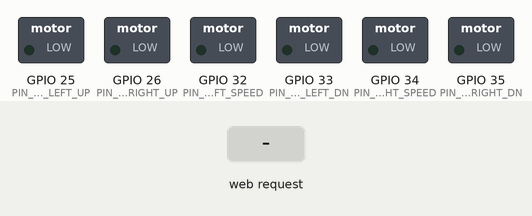
Recording of a program running on a simulated ESP32. Parts: switched loads named in the program (green lamp = pin HIGH). Inputs (shaded band) come from the test bench. WiFi joins after 1.5 s; servers stay silent unless stated; what the program prints to the serial monitor is not drawn.

Above: at 2.7 s.
2.8 s: HTTP request GET /R received
At 3.2 s:
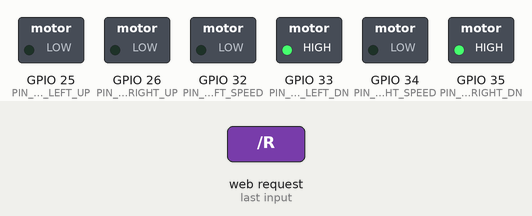
5.3 s: HTTP request GET /A received
At 6.1 s:
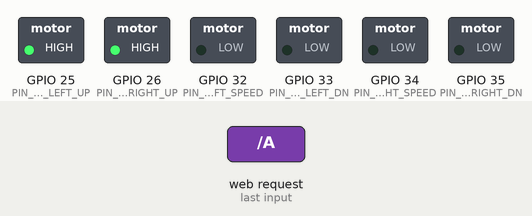
7.8 s: HTTP request GET /G received
At 8.2 s:
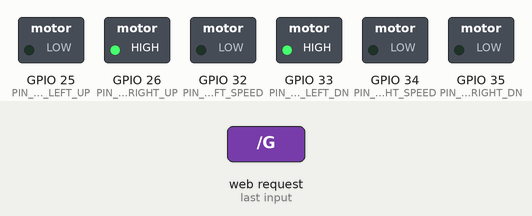
10.3 s: HTTP request GET /D received
At 11.1 s:
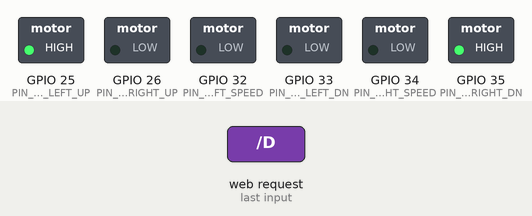
Timing chart, 0 to 13.3 s (numbered marks = the images above; inputs shaded):
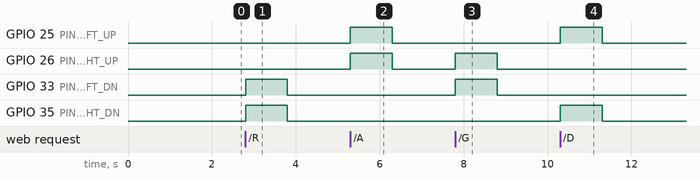

The program:

main.cpp
```cpp
/*
 WiFi Web Server LED Blink

 A simple web server that lets you blink an LED via the web.
 This sketch will print the IP address of your WiFi Shield (once connected)
 to the Serial monitor. From there, you can open that address in a web browser
 to turn on and off the LED on pin 5.

 If the IP address of your shield is yourAddress:
 http://yourAddress/H turns the LED on
 http://yourAddress/L turns it off

 This example is written for a network using WPA encryption. For
 WEP or WPA, change the Wifi.begin() call accordingly.

 Circuit:
 * WiFi shield attached
 * LED attached to pin 5

 created for arduino 25 Nov 2012
 by Tom Igoe

ported for sparkfun esp32


 */
#include <Arduino.h>
#include <WiFi.h>

const char* ssid     = "PEPINIERE";
const char* password = "jw3qv429";

WiFiServer server(80);

#define PIN_MOTOR_RIGHT_UP 26//12**********************************
#define PIN_MOTOR_RIGHT_DN 35 //4
#define PIN_MOTOR_RIGHT_SPEED 34//3

/* left motor control pins */
#define PIN_MOTOR_LEFT_UP 25 //5
#define PIN_MOTOR_LEFT_DN 33//7
#define PIN_MOTOR_LEFT_SPEED 32//6*

unsigned char RightMotor[3] = {PIN_MOTOR_RIGHT_UP, PIN_MOTOR_RIGHT_DN, PIN_MOTOR_RIGHT_SPEED};
unsigned char LeftMotor[3] = {PIN_MOTOR_LEFT_UP, PIN_MOTOR_LEFT_DN, PIN_MOTOR_LEFT_SPEED};

void analogWrite(uint8_t channel, uint32_t value, uint32_t valueMax = 255) {

  // calculate duty, 8191 from 2 ^ 13 - 1
  uint32_t duty = (8191 / valueMax) * std::min(value, valueMax);

  // write duty to LEDC
  ledcWrite(channel, duty);
}

void Wheel (unsigned char * motor, int v)
{
  uint8_t i;
  if (v>100) v=100;
  if (v<-100) v=-100;
  if (v>0) {
    digitalWrite(motor[0], HIGH);
    digitalWrite(motor[1], LOW);
    for (i=1; i<=v; i++) {
      analogWrite(motor[2], i*2.55);
    }

  } else if (v<0) {
    digitalWrite(motor[0], LOW);
    digitalWrite(motor[1], HIGH);
    for (i=1; i<=v; i++) {
      analogWrite(motor[2], (-i)*2.55);
    }

  } else {
    digitalWrite(motor[0], LOW);
    digitalWrite(motor[1], LOW);
    analogWrite(motor[2], 0);
  }
}


void setup()
{
  pinMode (PIN_MOTOR_RIGHT_UP, OUTPUT);
  pinMode (PIN_MOTOR_RIGHT_DN, OUTPUT);
  pinMode (PIN_MOTOR_RIGHT_SPEED, OUTPUT);
  pinMode (PIN_MOTOR_LEFT_UP, OUTPUT);
  pinMode (PIN_MOTOR_LEFT_DN, OUTPUT);
  pinMode (PIN_MOTOR_LEFT_SPEED, OUTPUT);

    Serial.begin(115200);

    // We start by connecting to a WiFi network

    Serial.println();
    Serial.println();
    Serial.print("Connecting to ");
    Serial.println(ssid);

    WiFi.begin(ssid, password);

    while (WiFi.status() != WL_CONNECTED) {
        delay(500);
        Serial.print(".");
    }

    Serial.println("");
    Serial.println("WiFi connected.");
    Serial.println("IP address: ");
    Serial.println(WiFi.localIP());

    server.begin();
}


void loop(){

 WiFiClient client = server.available();   // listen for incoming clients

  if (client) {                             // if you get a client,
    Serial.println("New Client.");           // print a message out the serial port
    String currentLine = "";                // make a String to hold incoming data from the client
    while (client.connected()) {            // loop while the client's connected
      if (client.available()) {             // if there's bytes to read from the client,
        char c = client.read();             // read a byte, then
        //Serial.write(c);                    // print it out the serial monitor
        if (c == '\n') {                    // if the byte is a newline character

          // if the current line is blank, you got two newline characters in a row.
          // that's the end of the client HTTP request, so send a response:
          if (currentLine.length() == 0) {
            // HTTP headers always start with a response code (e.g. HTTP/1.1 200 OK)
            // and a content-type so the client knows what's coming, then a blank line:
            client.println("HTTP/1.1 200 OK");
            client.println("Content-type:text/html");
            client.println();

            // the content of the HTTP response follows the header:
            client.print("<a href=\"/R\">Reculer</a> <br>");
            client.print("<a href=\"/A\">Avancer</a> <br>");
            client.print("<a href=\"/G\">Tourner &agrave; gauche </a> <br>");
            client.print("<a href=\"/D\">Tourner &agrave droite </a> <br>");
            client.print("<a href=\"/S\">Stop</a> <br>");
            client.print("Youpi !<br>");
            client.print("Sign&eacute; L&eacuteon.<br>");

            // The HTTP response ends with another blank line:
            client.println();
            // break out of the while loop:
            break;
          } else {    // if you got a newline, then clear currentLine:
            currentLine = "";
          }
        } else if (c != '\r') {  // if you got anything else but a carriage return character,
          currentLine += c;      // add it to the end of the currentLine
        }

        // Check to see if the client request was "GET /H" or "GET /L":
        if (currentLine.endsWith("GET /R")) {
          Wheel (RightMotor, -100);
          Wheel (LeftMotor, -100);
          delay(1000);
          Wheel (RightMotor, 0);
          Wheel (LeftMotor, 0);
        }
        if (currentLine.endsWith("GET /A")) {
          Serial.println("GET /A");
          Wheel (RightMotor, 100);
          Wheel (LeftMotor, 100);
          delay(1000);
          Wheel (RightMotor, 0);
          Wheel (LeftMotor, 0);
        }
        if (currentLine.endsWith("GET /G")) {
          Wheel (RightMotor, 100);
          Wheel (LeftMotor, -100);
          delay(1000);
          Wheel (RightMotor, 0);
          Wheel (LeftMotor, 0);
        }
        if (currentLine.endsWith("GET /D")) {
          Wheel (RightMotor, -100);
          Wheel (LeftMotor, 100);
          delay(1000);
          Wheel (RightMotor, 0);
          Wheel (LeftMotor, 0);
        }
        if (currentLine.endsWith("GET /S")) {
          Wheel (RightMotor, 0);
          Wheel (LeftMotor, 0);
        }
      }
    }
    // close the connection:
    client.stop();
    Serial.println("Client Disconnected.");
  }
}
```

Measured:
- after the input at 2.8 s, GPIO 33 (PIN_MOTOR_LEFT_DN), GPIO 35 (PIN_MOTOR_RIGHT_DN): LOW → HIGH at once, → LOW 1.0 s later
- after the input at 5.3 s, GPIO 25 (PIN_MOTOR_LEFT_UP), GPIO 26 (PIN_MOTOR_RIGHT_UP): LOW → HIGH at once, → LOW 1.0 s later
- after the input at 7.8 s, GPIO 26 (PIN_MOTOR_RIGHT_UP), GPIO 33 (PIN_MOTOR_LEFT_DN): LOW → HIGH at once, → LOW 1.0 s later
- after the input at 10.3 s, GPIO 25 (PIN_MOTOR_LEFT_UP), GPIO 35 (PIN_MOTOR_RIGHT_DN): LOW → HIGH at once, → LOW 1.0 s later
